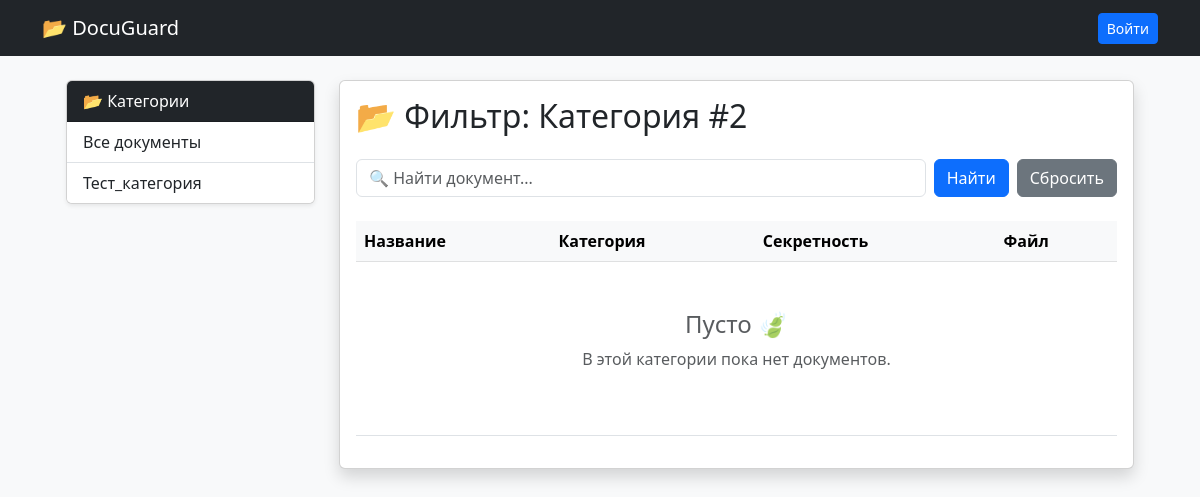
The page /?category=2 on the database as committed earlier.
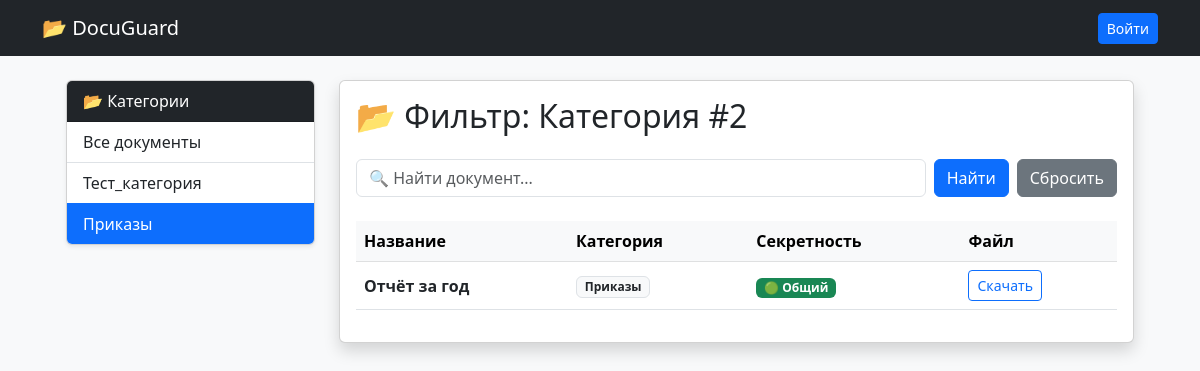
The same page on the database as committed later.
### core/models.py (models this page shows, shortened)
class Category(models.Model):
    name = models.CharField(max_length=100, verbose_name="Название категории")
    retention_days = models.IntegerField(default=365, verbose_name="Срок хранения (дней)")
    class Meta:
        verbose_name = "Категория"
        verbose_name_plural = "Категории"

class Document(models.Model):
    SECURITY_CHOICES = [
        ('public', '🟢 Общий (Видят все)'),
        ('internal', '🟡 Для служебного пользования'),
        ('secret', '🔴 Секретно (Только топ-менеджмент)'),
    ]
    title = models.CharField(max_length=200, verbose_name="Название")
    description = models.TextField(blank=True, verbose_name="Краткое описание")
    file = models.FileField(upload_to='docs/', verbose_name="Файл")
    category = models.ForeignKey(Category, on_delete=models.SET_NULL, null=True, verbose_name="Категория")
    uploaded_by = models.ForeignKey(User, on_delete=models.CASCADE, verbose_name="Кто загрузил")
    security_level = models.CharField(
        max_length=20,
        choices=SECURITY_CHOICES,
        default='internal',
        verbose_name="Гриф секретности"
    )
    is_archived = models.BooleanField(default=False, verbose_name="В архиве?")
    created_at = models.DateTimeField(auto_now_add=True, verbose_name="Дата создания")
    updated_at = models.DateTimeField(auto_now=True, verbose_name="Последнее изменение")
    class Meta:
        verbose_name = "Документ"
        verbose_name_plural = "Документы"

### core/views.py (the view)
# urls.py: path('', document_list, name='home'),
def document_list(request):
    if request.user.is_superuser:
        docs = Document.objects.all()
    elif request.user.is_authenticated:
        docs = Document.objects.filter(security_level__in=['public', 'internal'])
    else:
        docs = Document.objects.filter(security_level='public')
    categories = Category.objects.all()
    category_id = request.GET.get('category')
    if category_id:
        docs = docs.filter(category_id=category_id)
    search_query = request.GET.get('q', '')
    if search_query:
        query_lower = search_query.lower()
        docs = [doc for doc in docs if doc.title.lower().startswith(query_lower)]
    context = {
        'docs': docs,
        'categories': categories,  # Список кнопок для меню
        'current_category': int(category_id) if category_id else None,  # Чтобы подсветить активную кнопку
        'search_query': search_query
    }
    return render(request, 'core/document_list.html', context)

### core/templates/core/document_list.html (shortened to what the changed rows need)
<!DOCTYPE html>
<html lang="ru">
<head>
    <link href="https://cdn.jsdelivr.net/npm/bootstrap@5.3.0/dist/css/bootstrap.min.css" rel="stylesheet">
</head>
<body class="bg-light">
<div class="container">
    <div class="container-fluid px-4"> <div class="row">
        <div class="col-md-3 mb-4">
            <div class="card shadow-sm">
                <div class="list-group list-group-flush">
                    <a href="{% url 'home' %}"
                       class="list-group-item list-group-item-action {% if not current_category %}active{% endif %}">
                        Все документы
                    </a>
                    {% for cat in categories %}
                    <a href="?category={{ cat.id }}"
                       class="list-group-item list-group-item-action {% if current_category == cat.id %}active{% endif %}">
                        {{ cat.name }}
                    </a>
                    {% endfor %}
                </div>
            </div>
        </div>
        <div class="col-md-9">
            <div class="card shadow">
                <div class="card-body">
                    <h2 class="mb-4">
                        {% if current_category %}
                             📂 Фильтр: Категория #{{ current_category }}
                        {% else %}
                             📑 Все документы
                        {% endif %}
                    </h2>
                    <table class="table table-hover align-middle">
                        <thead class="table-light">
                            <tr>
                                <th>Название</th>
                                <th>Категория</th>
                                <th>Секретность</th>
                                <th>Файл</th>
                            </tr>
                        </thead>
                        <tbody>
                            {% for doc in docs %}
                            <tr>
                                <td class="fw-bold">{{ doc.title }}</td>
                                <td><span class="badge bg-light text-dark border">{{ doc.category.name|default:"-" }}</span></td>
                                <td>
                                    {% if doc.security_level == 'secret' %}
                                        <span class="badge bg-danger">🔴 Секретно</span>
                                    {% elif doc.security_level == 'internal' %}
                                        <span class="badge bg-warning text-dark">🟡 Служебный</span>
                                    {% else %}
                                        <span class="badge bg-success">🟢 Общий</span>
                                    {% endif %}
                                </td>
                                <td>
                                    <a href="{{ doc.file.url }}" class="btn btn-sm btn-outline-primary" target="_blank">Скачать</a>
                                </td>
                            </tr>
                            {% empty %}
                            <tr>
                                <td colspan="4" class="text-center py-5 text-muted">
                                    <h4>Пусто 🍃</h4>
                                    <p>В этой категории пока нет документов.</p>
                                </td>
                            </tr>
                            {% endfor %}
                        </tbody>
                    </table>
                </div>
            </div>
        </div> </div>
</div>
</div>
</body>
</html>

Rows that differ between the two databases and show on the page:
added Category: name "Приказы"
added Document: title "Отчёт за год", category.name "Приказы", security_level "🟢 Общий"
Other text that changed with them:
text no longer shown: "Пусто 🍃 В этой категории пока нет документов."
